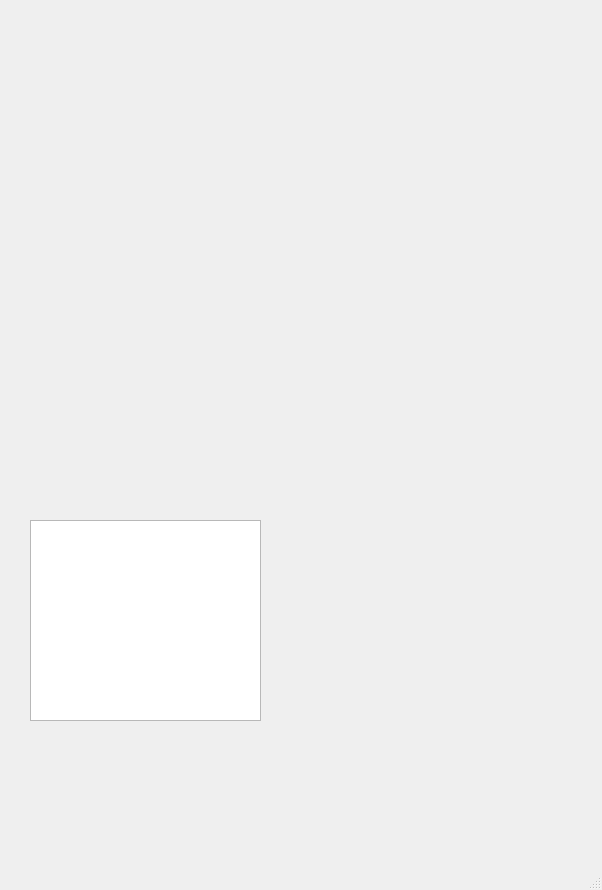
<?xml version="1.0" encoding="UTF-8"?>
<ui version="4.0">
 <class>priPag</class>
 <widget class="QMainWindow" name="priPag">
  <property name="geometry">
   <rect>
    <x>0</x>
    <y>0</y>
    <width>602</width>
    <height>890</height>
   </rect>
  </property>
  <property name="windowTitle">
   <string>MainWindow</string>
  </property>
  <widget class="QWidget" name="centralwidget">
   <widget class="QTextEdit" name="textEdit_5">
    <property name="geometry">
     <rect>
      <x>30</x>
      <y>520</y>
      <width>231</width>
      <height>201</height>
     </rect>
    </property>
   </widget>
   <widget class="QLabel" name="label">
    <property name="geometry">
     <rect>
      <x>30</x>
      <y>520</y>
      <width>231</width>
      <height>201</height>
     </rect>
    </property>
    <property name="text">
     <string/>
    </property>
    <property name="pixmap">
     <pixmap>../../Downloads/logo2.jpg</pixmap>
    </property>
    <property name="scaledContents">
     <bool>true</bool>
    </property>
   </widget>
   <widget class="QLabel" name="label_2">
    <property name="geometry">
     <rect>
      <x>30</x>
      <y>40</y>
      <width>231</width>
      <height>201</height>
     </rect>
    </property>
    <property name="text">
     <string/>
    </property>
    <property name="pixmap">
     <pixmap>../../Downloads/Logotipo Agencia de Viajes Lineal Minimalista Verde Menta.jpg</pixmap>
    </property>
    <property name="scaledContents">
     <bool>true</bool>
    </property>
   </widget>
   <widget class="QLabel" name="label_3">
    <property name="geometry">
     <rect>
      <x>340</x>
      <y>40</y>
      <width>231</width>
      <height>201</height>
     </rect>
    </property>
    <property name="text">
     <string/>
    </property>
    <property name="pixmap">
     <pixmap>../../Downloads/logohumedad.jpg</pixmap>
    </property>
    <property name="scaledContents">
     <bool>true</bool>
    </property>
   </widget>
   <widget class="QLabel" name="label_4">
    <property name="geometry">
     <rect>
      <x>340</x>
      <y>520</y>
      <width>231</width>
      <height>201</height>
     </rect>
    </property>
    <property name="text">
     <string/>
    </property>
    <property name="pixmap">
     <pixmap>../../Downloads/logo2.jpg</pixmap>
    </property>
    <property name="scaledContents">
     <bool>true</bool>
    </property>
   </widget>
   <widget class="QLabel" name="label_5">
    <property name="geometry">
     <rect>
      <x>30</x>
      <y>280</y>
      <width>231</width>
      <height>201</height>
     </rect>
    </property>
    <property name="text">
     <string/>
    </property>
    <property name="pixmap">
     <pixmap>../../Downloads/logo2.jpg</pixmap>
    </property>
    <property name="scaledContents">
     <bool>true</bool>
    </property>
   </widget>
   <widget class="QLabel" name="label_6">
    <property name="geometry">
     <rect>
      <x>340</x>
      <y>280</y>
      <width>231</width>
      <height>201</height>
     </rect>
    </property>
    <property name="text">
     <string/>
    </property>
    <property name="pixmap">
     <pixmap>../../Downloads/logo2.jpg</pixmap>
    </property>
    <property name="scaledContents">
     <bool>true</bool>
    </property>
   </widget>
  </widget>
  <widget class="QMenuBar" name="menubar">
   <property name="geometry">
    <rect>
     <x>0</x>
     <y>0</y>
     <width>602</width>
     <height>21</height>
    </rect>
   </property>
  </widget>
  <widget class="QStatusBar" name="statusbar"/>
 </widget>
 <resources/>
 <connections/>
</ui>
